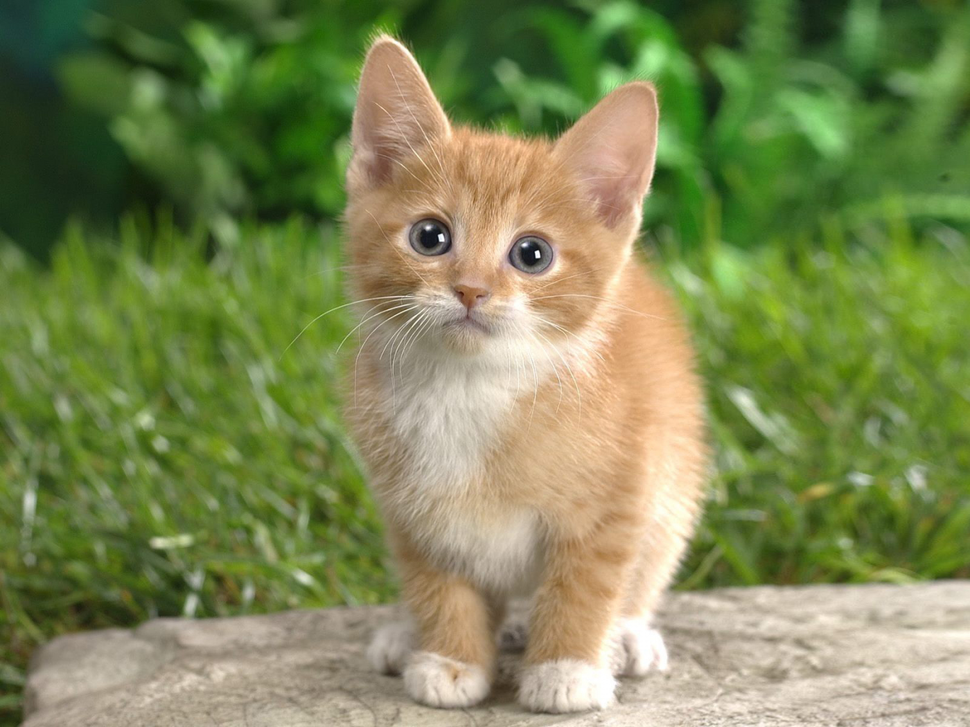
#> input picture opencv/img.png, 970 x 727 px, shrunk from 1400 x 1050 before the run
$ python Canny_algorithm_cv2.py
#> lines starting #> are read from the running program, lines starting #| are printed output that depends on the picture
#Canny algorithm
import cv2

img = cv2.imread('img.png')
#> img is the input picture: shape (727, 970, 3); mean B, G, R 85.2, 135.6, 125.3
img = cv2.cvtColor(img, cv2.COLOR_BGR2GRAY)
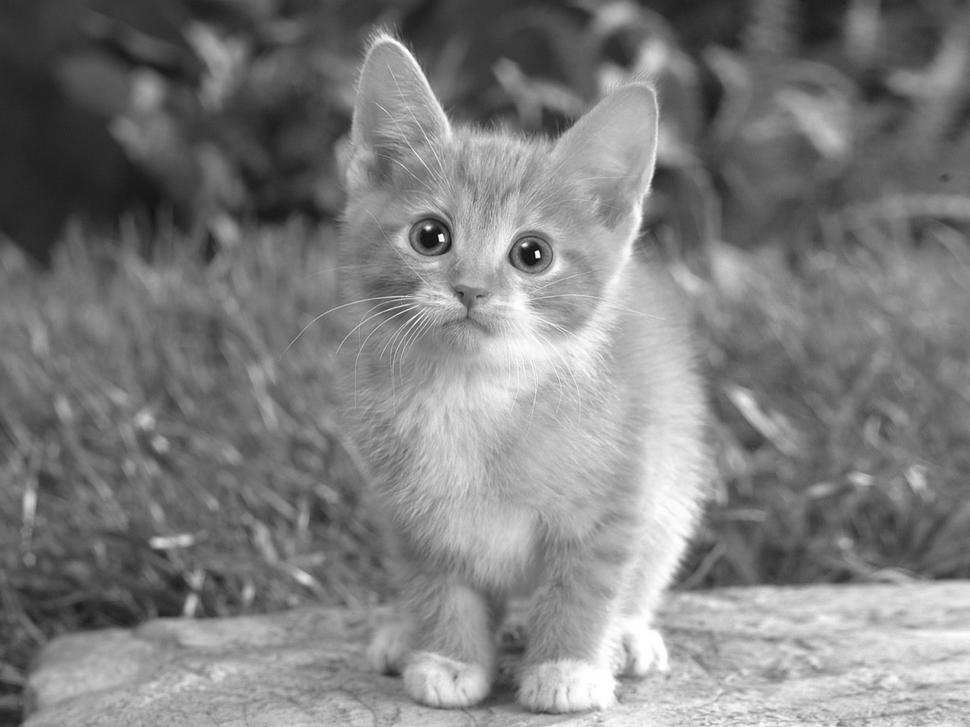
#> img: shape (727, 970); min 12, max 255, mean 126.8
edges = cv2.Canny(img, 100, 200)
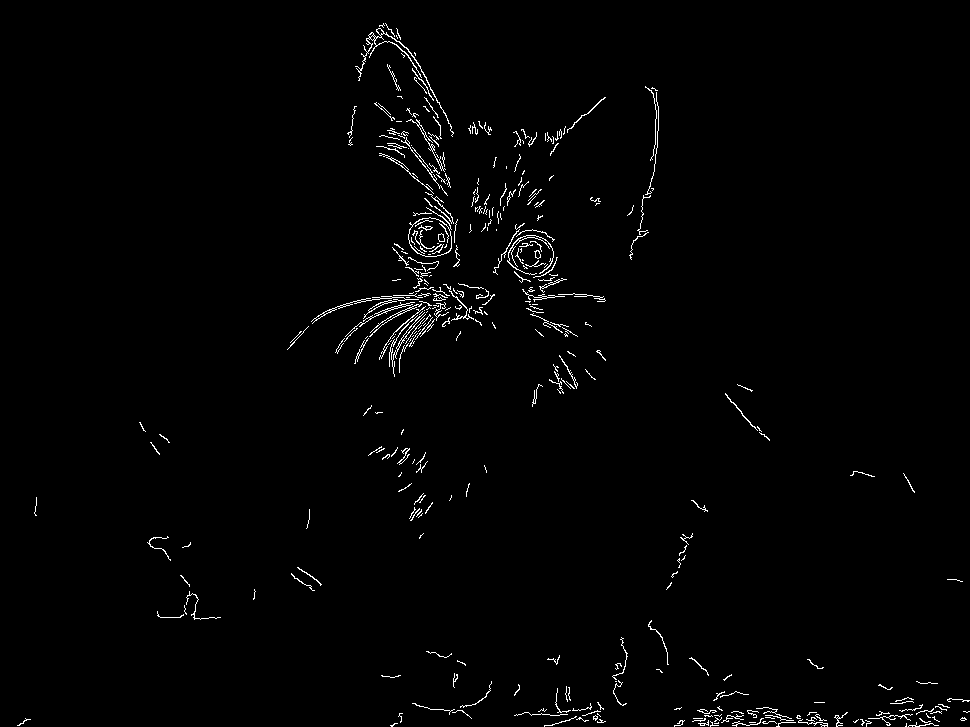
#> edges: shape (727, 970); 1.4% white in thin lines or dots
cv2.imshow("window", edges)
cv2.waitKey(0)
